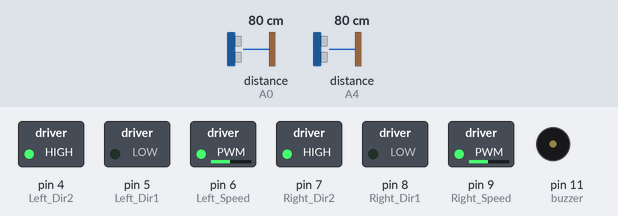
The sketch below on a simulated Arduino Uno, built with avr-gcc and run on an emulated ATmega328P. Parts: switched loads named in the sketch (green lamp = pin HIGH), buzzer (waves = sounding, pin HIGH). Inputs (shaded band) come from the test bench; at power-on: distance to the obstacle (sensors on A0, A4) 80 cm. The echo pulse lasts 58.3 µs per cm; pins used as bus, display or sensor lines are not drawn.

Above: at 1.2 s.
1.3 s: distance to the obstacle (sensor on A0) set to 11 cm
2.8 s: distance to the obstacle (sensor on A0) set to 8 cm
At 3.6 s:
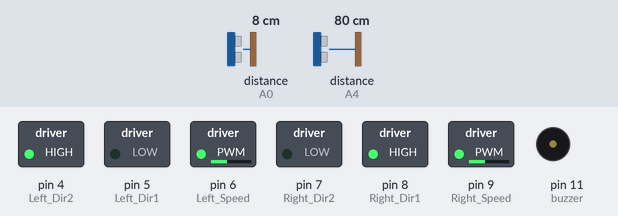
4.3 s: distance to the obstacle (sensor on A0) set to 18 cm
At 4.8 s:
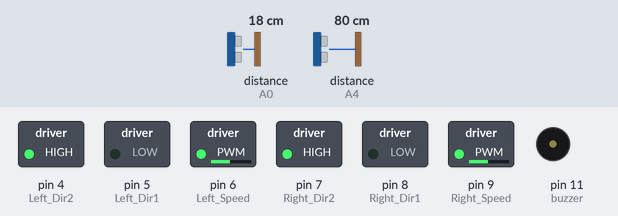
5.8 s: distance to the obstacle (sensor on A4) set to 2 cm
At 7.0 s:
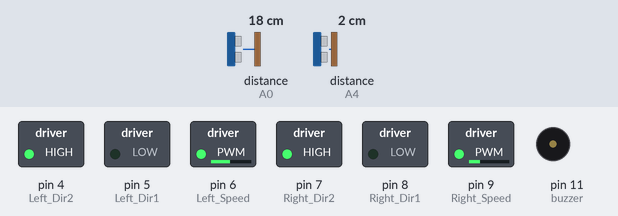
7.3 s: distance to the obstacle (sensor on A4) set to 9 cm
At 8.2 s:
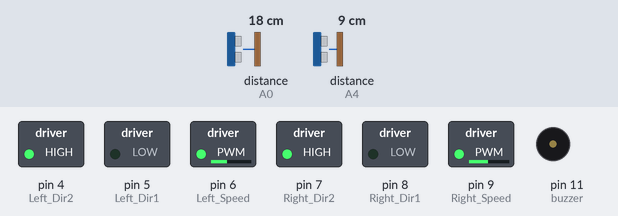
8.8 s: distance to the obstacle (sensor on A4) set to 18 cm
At 9.3 s:
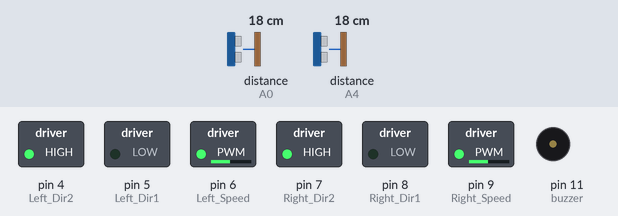
Timing chart, 0 to 11.3 s (numbered marks = the images above; inputs shaded):
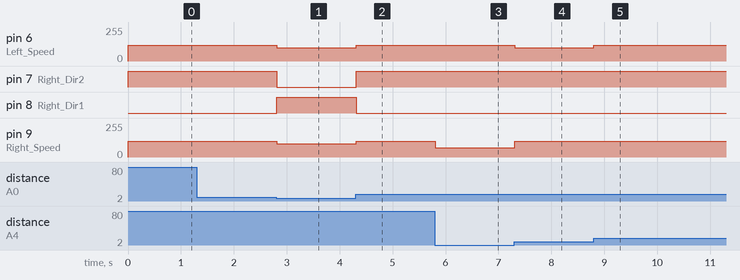

The sketch:

Obstacle_PID.ino
```cpp
#include <NewPing.h>

#define Left_Dir1 5
#define Left_Dir2 4
#define Left_Speed 6

#define Right_Dir1 8
#define Right_Dir2 7
#define Right_Speed 9

#define TRIGGER_PIN2  A1
#define ECHO_PIN2     A0

#define TRIGGER_PIN1  A5
#define ECHO_PIN1     A4

#define MAX_DISTANCE  500

#define buzzer 11

int VCC1=2;
int VCC2=A2;

int GND2=3;
int GND1=A3;

float avgSensor = 7; // Average sensor reading

float Kp = 10;
float Ki = 0;
float Kd = 35;

float error = 0;
float previousError = 0;
float totalError = 0;

float power = 0;

int PWM_Right, PWM_Left;


int ls=1;

int w=0;
int ff=0;
int d1;
int d2;

NewPing sonar1(TRIGGER_PIN1, ECHO_PIN1, MAX_DISTANCE);
NewPing sonar2(TRIGGER_PIN2, ECHO_PIN2, MAX_DISTANCE);

void setup()
{
  Serial.begin(9600);

  pinMode(VCC1,OUTPUT);
  pinMode(VCC2,OUTPUT);

  pinMode(GND1,OUTPUT);
  pinMode(GND2,OUTPUT);

  pinMode(Left_Dir1, OUTPUT);
  pinMode(Left_Dir2, OUTPUT);
  pinMode(Left_Speed, OUTPUT);
  pinMode(Right_Dir1, OUTPUT);
  pinMode(Right_Dir2, OUTPUT);
  pinMode(Right_Speed, OUTPUT);

  pinMode(buzzer, OUTPUT);

  digitalWrite(buzzer, LOW);

  digitalWrite(VCC1,HIGH);
  digitalWrite(GND1,LOW);

  digitalWrite(VCC2,HIGH);
  digitalWrite(GND2,LOW);

  Forward();
  Go(120);


}

void loop()
{

   wallFollow();
}

void Left_Forward()
{
  digitalWrite(Left_Dir1, LOW);
  digitalWrite(Left_Dir2, HIGH);
}

void Left_Reverse()
{
  digitalWrite(Left_Dir1, HIGH);
  digitalWrite(Left_Dir2, LOW);
}

void Right_Forward()
{
  digitalWrite(Right_Dir1, LOW);
  digitalWrite(Right_Dir2, HIGH);
}

void Right_Reverse()
{
  digitalWrite(Right_Dir1, HIGH);
  digitalWrite(Right_Dir2, LOW);
}

void Go(int s)
{
  analogWrite(Right_Speed, s);
  analogWrite(Left_Speed, s);
}

void Forward()
{
  Left_Forward();
  Right_Forward();
}

void Reverse()
{
  Left_Reverse();
  Right_Reverse();
}

void Turn_Left()
{
  Right_Forward();
  Left_Reverse();
}

void Turn_Right()
{
  Right_Reverse();
  Left_Forward();
}

void Stop()
{
  analogWrite(Left_Speed,0);
  analogWrite(Right_Speed, 0);
}

void beep()
{
  digitalWrite(buzzer, HIGH);
  delay(200);
  digitalWrite(buzzer, LOW);
  delay(200);
  digitalWrite(buzzer, HIGH);
  delay(200);
  digitalWrite(buzzer, LOW);
  delay(200);
}

void PID_program()
{
    readSensor();
    if(w==0){
    previousError = error; // save previous error for differential
    error = 7 - avgSensor; // Count how much robot deviate from center
    totalError += error; // Accumulate error for integral

    power = (Kp*error) + (Kd*(error-previousError)) + (Ki*totalError);

    if( power>120 ) { power = 120.0; }
    if( power<-120.0 ) { power = -120.0; }

    if(power<0) // Turn left
    {
      PWM_Right = 120;
      PWM_Left = 120 - abs(int(power));
    }

    else // Turn right
    {
      PWM_Right = 120 - abs(int(power));
      PWM_Left = 120;
    }

    }
}

void wallFollow(void) {
   PID_program();

   if(w==0){

   if(ff==0){
   Forward();
   ff=1;
   }

   analogWrite(Left_Speed, PWM_Left);
   analogWrite(Right_Speed, PWM_Right);
   }

   else
   {
    w=0;
    ff=0;
    Go(100);
    d2=sonar2.ping_cm();
    while(d2<10)
    {
    Turn_Right();
    d2=sonar2.ping_cm();
    }


   }
}

void readSensor(void) {

  d1=sonar1.ping_cm();
  d2=sonar2.ping_cm();
  if(d2<=10&&d2>=3)
  {
    w=1;
  }
  if(d1==0||d1>=14)
  {
    d1=7;
  }
  avgSensor=d1;

}

/*void testSensor(void) {
   for(int i=0; i<8; i++) {
    Serial.print(!digitalRead(sensor[i]));
  }
  Serial.println("");
  delay(20);
}*/
```

Measured:
- the behaviour switches between 10 and 9 cm on distance to the obstacle (sensor on A0) (found by bisection; images 0 and 1)
- after the input at 1.3 s, every drawn part: stays the same
- after the input at 2.8 s, pin 6 (Left_Speed), pin 9 (Right_Speed): 120/255 → 100/255 at once; pin 7 (Right_Dir2): HIGH → LOW at once; pin 8 (Right_Dir1): LOW → HIGH at once
- after the input at 4.3 s, pin 6 (Left_Speed), pin 9 (Right_Speed): 100/255 → 120/255 at once; pin 7 (Right_Dir2): LOW → HIGH at once; pin 8 (Right_Dir1): HIGH → LOW at once
- after the input at 5.8 s, pin 9 (Right_Speed): 120/255 → 70/255 at once
- after the input at 7.3 s, pin 6 (Left_Speed): 120/255 → 100/255 at once; pin 9 (Right_Speed): 70/255 → 120/255 at once
- after the input at 8.8 s, pin 6 (Left_Speed): 100/255 → 120/255 at once
